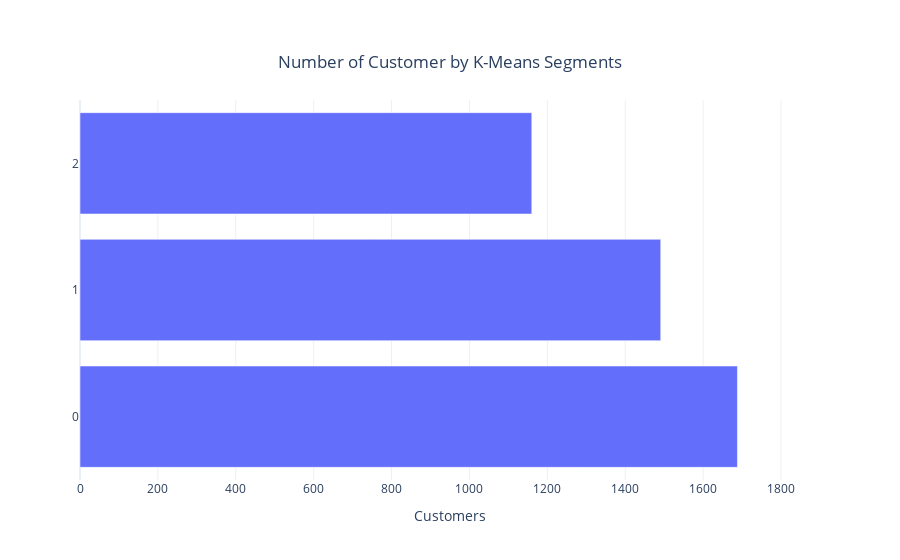

The notebook cell saved with this chart:
### Code cell
rfm['k_means_segment'] = kmeans.labels_
rfm['k_means_segment'] = rfm['k_means_segment'].astype(str)
data = go.Bar(y = pd.DataFrame(rfm['k_means_segment'].value_counts()).index,
              x = pd.DataFrame(rfm['k_means_segment'].value_counts())['k_means_segment'].values,
              name = str(pd.DataFrame(rfm['k_means_segment'].value_counts())['k_means_segment'].values),
              orientation='h')

layout = go.Layout(title={'text': "Number of Customer by K-Means Segments",'y':0.9,'x':0.5,
                          'xanchor': 'center','yanchor': 'top'},
                   xaxis =dict(title='Customers'),
                   template = 'plotly_white')

fig=go.Figure(data=data, layout=layout)
fig.update_xaxes(range=[0,1900])
iplot(fig)

### Figure 1 — Plotly figure (JSON) as saved in the notebook; plotly's stock layout.template omitted (floating-point values rounded to 4 significant figures)
{"data": [{"name": "[1688 1491 1160]", "orientation": "h", "type": "bar", "x": [1688, 1491, 1160], "y": ["0", "1", "2"]}], "layout": {"title": {"text": "Number of Customer by K-Means Segments", "x": 0.5, "xanchor": "center", "y": 0.9, "yanchor": "top"}, "xaxis": {"range": [0, 1900], "title": {"text": "Customers"}}}}
